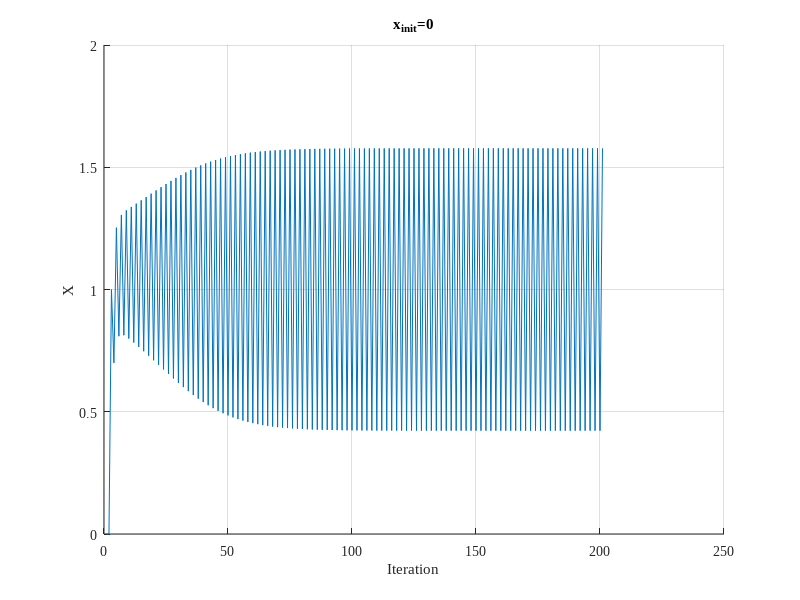
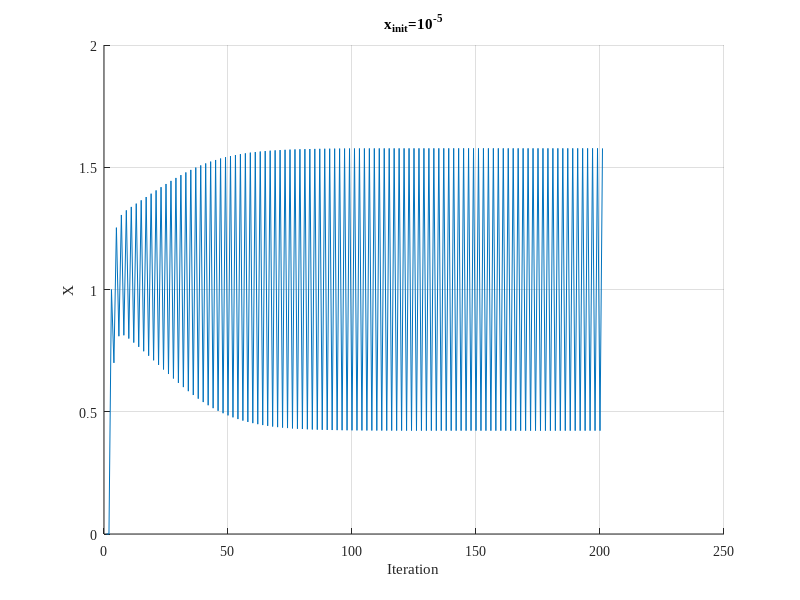

Write the MATLAB code that produced these figures, in order. (Note: this script raises an error after producing the figures.)
function [] = prob3(skip_cell, bool_export_plots)

    if nargin < 1
        skip_cell = {};
    end
    if nargin < 2
       bool_export_plots = false;
    end
    
    skip_init = false;
    skip_a = false;
    skip_b = false;
    skip_c = false;
    skip_d = false;

    for i = 1:length(skip_cell)
        if strcmpi(skip_cell{i}, "init") == 1
            skip_init = true;
        elseif strcmpi(skip_cell{i}, "a") == 1
            skip_a = true;
        elseif strcmpi(skip_cell{i}, "b") == 1
            skip_b = true;
        elseif strcmpi(skip_cell{i}, "c") == 1
            skip_c = true;
        elseif strcmpi(skip_cell{i}, "d") == 1
            skip_d = true;           
        end
    end

    a = 0.3;
    b = 0.4;

    % Initialize
    N_ITER = 200;

    if skip_init == false
        figure(1);
        ax1 = axes;
        figure(2);
        ax2 = axes;
    
        hold(ax1, "on");
        hold(ax2, "on");
        set(ax1, "FontName", "Times New Roman");
        set(ax2, "FontName", "Times New Roman");
        grid(ax1, "on");
        grid(ax2, "on"); 
        xlabel(ax1, "Iteration");
        xlabel(ax2, "Iteration");
        ylabel(ax1, "X");
        ylabel(ax2, "X");
        x1 = henon_map(a,b,0, N_ITER);
        x2 = henon_map(a, b, 0.00001, N_ITER);
        plot (ax1, 1:N_ITER+1, x1);
        plot (ax2, 1:N_ITER+1, x2);
        hold(ax1, "off");
        hold(ax2, "off");
        title(ax1, "x_{init}=0");
        title(ax2, "x_{init}=10^{-5}");
        if bool_export_plots == true
            exportgraphics(ax1, "prob3_x_init_0.pdf", 'ContentType', 'vector');
            exportgraphics(ax2, "prob3_x_init_1e-5.pdf", 'ContentType', 'vector');
        end
        fprintf('Finished init!\n')
        pause;
    end

    if skip_a == false
        a_size = 8;
        a = linspace(0, 1.4, a_size);
        b=0;
        f = tiledlayout(4,2);
        xlabel(f, "Iteration", "FontName", "Times New Roman");
        ylabel(f, "X", "FontName", "Times New Roman");
        for i = 1:a_size % 2:N_ITER
            ax1 = nexttile;
            set(ax1, "FontName", "Times New Roman");
            grid(ax1, "on");
            title(ax1, sprintf("a=%0.2f", a(i)));
            hold(ax1, "on");
            x = henon_map(a(i),b,0, N_ITER);
            plot (ax1, 1:N_ITER+1, x);
            hold(ax1, "off");
        end

        if bool_export_plots == true
            fprintf('Exporting...\nPlease fix the figure to your desired size and press any key to continue...\n')
            pause;
            exportgraphics(f, "prob3_(a)_multiple_a_b_0.pdf", 'ContentType', 'vector');
        end
        fprintf('Finished A!\n')
        pause;
    end

    if skip_b == false
        % This question is to test sensitivity to initial conditions
        a = 0.3;
        x_init = [0 0.1 0.5 0.7 1];
        b = [0 0.1 0.32];

        ax = zeros(length(x_init), length(b));

        for i = 1:length(x_init)
            figure;
            f(i) = tiledlayout(3,1);
            xlabel(f, "Iteration", "FontName", "Times New Roman");
            for j = 1:length(b)
                ax(i,j) = nexttile;
                set(ax(i,j), "FontName", "Times New Roman");
                grid(ax(i,j), "on");
                ylabel(ax(i,j), "X");
                title(ax(i,j), sprintf("x_{init}=%0.2f, b=%0.2f", x_init(i), b(j)));
                hold(ax(i,j), "on");
                x = henon_map(a,b(j),x_init(i), N_ITER);
                plot(ax(i,j), 1:N_ITER+1, x);
                hold(ax(i,j), "off");
            end
        end

        if bool_export_plots == true
            fprintf('Exporting...\nPlease fix the figure to your desired size and press any key to continue...\n')
            pause;
            for i = 1:length(x_init)
                exportgraphics(f(i), sprintf("prob3_(b)_x_init_%0.2f.pdf", x_init(i)), 'ContentType', 'vector');
            end
        end
        fprintf('Finished B!\n')
        pause;
    end

    if skip_c == false
        a = 0.365;
        b = 0.3;

        % N_ITER = 1.5e3;
        N_ITER = 2e2;

        figure;
        ax = axes;
        set(ax, "FontName", "Times New Roman");
        hold(ax, "on");
        x = henon_map(a, b, 0, N_ITER);
        plot(ax, 1:N_ITER+1, x);
        hold(ax, "off");
        grid(ax, "on");
        xlabel(ax, "Iteration");
        ylabel(ax, "X");

        if bool_export_plots == true
            exportgraphics(ax, "prob3_(c)_a_0.365_b_0.3.pdf", 'ContentType', 'vector');
        end

        fprintf('Finished C!\n')
        pause;
    end

    if skip_d == false
        N_ITER = 2e2;
        a = [0.2 0.4 0.5 0.9];
        b = [0.4 0.4 0.4 0.4];
        ax = zeros(length(a), 1);

        for i = 1:length(a)
            f(i) = figure;
            ax(i) = axes;
            set(ax(i), "FontName", "Times New Roman");
            hold(ax(i), "on");
            grid(ax(i), "on");
            xlabel(ax(i), "Iteration");
            ylabel(ax(i), "X");
            title(ax(i), sprintf("a=%0.2f, b=%0.2f", a(i), b(i)));
            x = henon_map(a(i), b(i), 0, N_ITER);
            plot(ax(i), 1:N_ITER+1, x);
            hold(ax(i), "off");
        end

        if bool_export_plots == true
            for i = 1:length(a)
                exportgraphics(f(i), sprintf("prob3_(d)_a_%0.2f_b_%0.2f.pdf", a(i), b(i)), 'ContentType', 'vector');
            end
        end
        fprintf('Finished D!\n')
    end
end


function [x] = henon_map (a,b,x_init, iters)
    x = zeros(iters, 1);
    x(1,1) = x_init;

    for i = 2:iters
        x(i+1,1) = 1 - a*x(i,1)^2 + b*x(i-1,1);
        % plot(ax, i, x(i,1), '_', 'Color', [0.00,0.45,0.74]);
    end
end